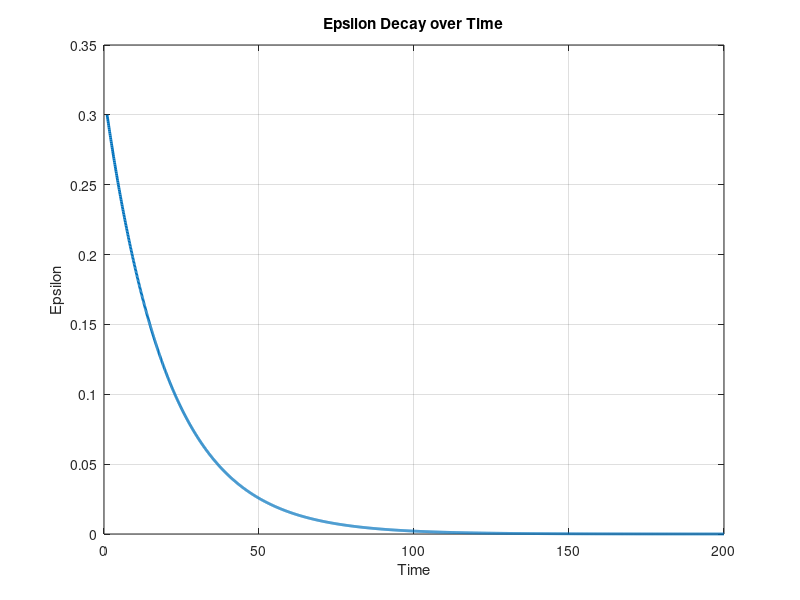

This chart was generated by the following MATLAB code:
epsilon0 = 0.3;
epsilon_decay = 0.99;
Ts = 0.2;

t = 1:0.1:200;

% Continuous decay rate
lambda = log(epsilon_decay) / Ts;

% ODE definition
odefun = @(t, e) lambda * e;

% Solve ODE
[t_out, epsilon_out] = ode45(odefun, t, epsilon0);

% Print final epsilon value
fprintf('Final epsilon: %.6f\n', epsilon_out(end));

% Plot epsilon decay
figure;
plot(t_out, epsilon_out, 'LineWidth', 2);
xlabel('Time');
ylabel('Epsilon');
title('Epsilon Decay over Time');
grid on;
